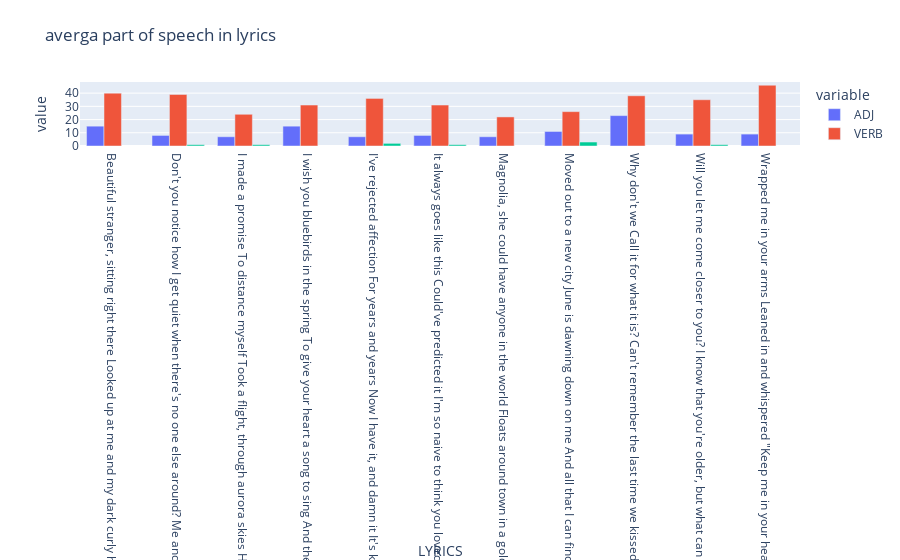

The cell this chart's notebook holds for it:
### Code cell
fig = px.bar(average_pos_df, x="LYRICS", y=["ADJ", 'VERB', "NUM"], title="averga part of speech in lyrics", barmode='group')
fig.show()

### Figure 1 — Plotly figure (JSON) as saved in the notebook; plotly's stock layout.template omitted (floating-point values rounded to 4 significant figures)
{"data": [{"alignmentgroup": "True", "hovertemplate": "variable=ADJ<br>LYRICS=%{x}<br>value=%{y}<extra></extra>", "legendgroup": "ADJ", "marker": {"color": "#636efa", "pattern": {"shape": ""}}, "name": "ADJ", "offsetgroup": "ADJ", "orientation": "v", "showlegend": true, "textposition": "auto", "type": "bar", "x": ["Beautiful stranger, sitting right there\nLooked up at me and my dark curly hair\nLooked back for a second, didn't want to be rude\nI tend to fall in love on the tube\nBeautiful stranger, sitting right there\nReading the newspaper, stuck to his chair\nI swore that he smiled and I felt my heart drop\nHeard the doors open, came to my stop\nWhat if I hadn't left the train\nAt Ladbroke Grove? Would I know his name?\nMaybe we would have exchanged a few words\nA fairytale moment could have occurred\nBut my beautiful stranger will have to remain\nA stranger until I see him again\nSee him again\nBeautiful stranger, catching my stare\nIt's fate we collided right then back there\nI wonder if he felt the same thing too\nInnocent crush on the morning commute\nWhat if I would've stayed on the train?\nDared to stand up and ask for his name?\nMaybe we would have exchanged a few words\nA fairytale moment could have occurred\nBut my beautiful stranger will have to remain\nA stranger until I see him again\nSee him again\nMy beautiful stranger will have to remain\nA love that came and left with this train\nMy beautiful stranger", "Don't you notice how\nI get quiet when there's no one else around?\nMe and you and awkward silence\nDon't you dare look at me that way\nI don't need reminders of how you don't feel the same\nOh, the burning pain\nListening to you harp on 'bout some new soulmate\n\"She's so perfect, \" blah, blah, blah\nOh, how I wish you'll wake up one day\nRun to me, confess your love, at least just let me say\nThat when I talk to you, oh, Cupid walks right through\nAnd shoots an arrow through my heart\nAnd I sound like a loon, but don't you feel it too?\nConfess I loved you from the start\nWhat's a girl to do?\nLying on my bed, staring into the blue\nUnrequited, terrifying\nLove is driving me a bit insane\nHave to get this off my chest\nI'm telling you today\nThat when I talk to you, oh, Cupid walks right through\nAnd shoots an arrow through my heart\nAnd I sound like a loon, but don't you feel it too?\nConfess I loved you from the start\nConfess I loved you\nJust thinking of you\nI know I've loved you from the start", "I made a promise\nTo distance myself\nTook a flight, through aurora skies\nHonestly, I didn't think about\nHow we didn't say goodbye\nJust see you very soon\nIt hurts to be something\nIt's worse to be nothing with you, mmm\nSo I didn't call you\nFor sixteen long days\nAnd I should get a cigarette\nFor so much restraint\nNo matter how long I resist temptation\nI will always lose\nIt hurts to be something\nIt's worse to be nothing with you\nI've done the math\nThere's no solution\nWe'll never last\nWhy can't I let go of this?\nSo I broke my promise\nI called you last night\nI shouldn't have, I wouldn't have\nIf it weren't for the sight of a boy\nWho looked just like you\nStanding out on Melrose Avenue\nIt hurts to be something\nIt's worse to be nothing with you, mmm\nIt hurts to be something\nIt's worse to be nothing with you", "I wish you bluebirds in the spring\nTo give your heart a song to sing\nAnd then a kiss, but more than this\nI wish you love\nAnd in July a lemonade\nTo cool you in some leafy glade\nI wish you health and more than wealth\nI wish you love\nMy breaking heart and I agree\nThat you and I could never be\nSo, with my best, my very best\nI set you free\nI wish you shelter from the storm\nA cozy fire to keep you warm\nBut most of all, when snowflakes fall\nI wish you love\nI wish you love, love\nLove, love\nMy breaking heart and I agree\nThat you and I could never be\nSo, with my best, my very best\nI set you free\nI wish you shelter from the storm\nA cozy fire to keep you warm\nBut most of all, when snowflakes fall\nBut most of all, when snowflakes fall\nI wish you love, love, love", "I've rejected affection\nFor years and years\nNow I have it, and damn it\nIt's kind of weird\nHe tells me I'm pretty\nDon't know how to respond\nI tell him that he's pretty too\nCan I say that? Don't have a clue\nWith every passing moment\nI surprise myself\nI'm scared of flies\nI'm scared of guys\nSomeone please help\n'Cause I think I've fallen\nIn love this time\nI blinked and suddenly, I had a valentine\n(Valentine)\nWhat if he's the last one I kiss?\nWhat if he's the only one I'll ever miss?\nMaybe I should run, I'm only 21\nI don't even know who I want to become\nI've lost all control of my heartbeat now\nGot caught in a romance with him somehow\nI still feel a shock through every bone\nWhen I hear an \"I love you\"\n'Cause now I've got someone to lose\nThe first one to ever like me back\nI'm seconds away from a heart attack\nHow the hell did I fall in love this time?\nAnd honestly, I can't believe I get to call you mine\nI blinked and suddenly, I had a valentine\n(Valentine)", "It always goes like this\nCould've predicted it\nI'm so naive to think you loved me for me\nKissed as I ran off stage\nToo old to play this game\nGuess you're still growing up at thirty\nOh\nWere you surprised by me\nWhen you took me home?\nWhen the glamor wore off\nReduced to skin and bone\nI can't even tell\nWho you want to know\nI'm a goddess on stage\nHuman when we're alone\nYou took a star to bed\nWoke up with me instead\nYou must have felt so damn deceived\nWhen you made up a version of\nMe that you thought you'd love\nBut I am not your Aphrodite\nOh\nWere you surprised by me\nWhen you took me home?\nWhen the glamor wore off\nReduced to skin and bone\nI can't even tell\nWho you want to know\nI'm a goddess on stage\nHuman when we're alone\nYou took me for a fool\nYou stole my youth\nYou wanted this so much\nYou watched me rise\nThen killed my light\nAnd now you know\nI'm not your fucking goddess\nOh, oh\nI'm no goddess when I'm alone", "Magnolia, she could have anyone in the world\nFloats around town in a golden gown\nBorn in a castle on a cloud\nMagnolia, prettiest girl that I know\nStars in her eyes, handpicked from the skies\nBeautiful soul\nHow can I compete with her?\nPerfection is the only word\nI think of when I think of Magnolia\nShe doesn't know that the world is turning just for her\nI wish I could be Magnolia\nOoh\nOh\nMagnolia, she can move oceans and rivers with ease\nA word from her lips, her sirens kiss\nWill send you straight into abyss\nMagnolia, I wish she'd give her secrets away\nEnchants everyone and I think it'd be fun\nTo be like her someday\nBut I cannot compete with her\nPerfection is the only word\nI think of when I think of Magnolia\nShe doesn't know that the world is turning just for her\nI wish I could be Magnolia\nMagnolia", "Moved out to a new city\nJune is dawning down on me\nAnd all that I can find\nA sickly romance in the air\nLovers stroll without a care in sight\nOoh, this can't be right\n'Cause the sun's engaged to the sky\nAnd my best friend's found a new guy\nI'm only getting older\nI've never had a shoulder to cry on\nSomeone to call mine\nEverybody's falling in love and I'm falling behind\nTouched the ocean, fell right in\nStepped outside and burned my skin\nMy life won't go my way\nBossa nova in my room\nHope that I'll find someone too to love\nBecause\nThe sun's engaged to the sky\nAnd my best friend's found a new guy\nI'm only getting older\nI've never had a shoulder to cry on\nSomeone to call mine\nEverybody's falling in love and I'm falling behind\nEverybody's falling in love\nEverybody's falling in love, oh\nEverybody's falling in love but me\n(One, two, three)", "Why don't we\nCall it for what it is?\nCan't remember the last time we kissed\nAnd it tickled my heart\nI think that it's best that we spend time apart\nI just yawn\nListening to you\nTalk about yourself again\nAnd again\nI'm bored\nBored of this love\nOh, I'm bored\nBored of this talk\nAnd maybe you're just way too vain to be interesting\nBaby, keep talkin' but nobody's listening\nDon't mean to walk out the door\nBut, baby, I'm bored\nBored\nDid you know (did you know)\nI wept in my room last night?\nBet you didn't know you make me cry\n'Cause you're so self-possessed\nCharming at first, but you've made me depressed\nSo I'm leaving in the morning\n'Cause I'm bored (bored)\nBored of this love, oh, I'm bored (bored)\nBored of this talk, and\nMaybe you're just way too plain to be interesting\nBaby, keep talkin' but nobody's listening\nDon't mean to walk out the door\nBut, baby, I'm bored (bored)\nYou followed me out and said, \"Darling, don't leave\"\nYour passionate monologue woke up the street\n\"I'll marry you someday, you're perfect for me\"\nI got in my car just to drown out your plea\n'Cause I'm bored (bored)\nBored of this love, oh, I'm bored (bored)\nBored of this talk, and\nMaybe you're just way too vain to be interesting\nBaby, keep talkin' but nobody's listening\nDon't mean to walk out the door\nBut, baby, I'm bored, oh", "Will you let me come closer to you?\nI know that you're older, but what can I do?\nI leave in the morning, I'll forget that I am surely falling (ah-ah)\nGrew up in a case of fragile glass\nBut hammer away, it's time to crash\nAnd as it shatters, let me shatter into you\nThe soft candle glow\nThe music so slow\nYour skin on my skin\nThe room is spinning\nNerve on my bone\nI'm shaking, oh no\nI'm talking though, I shouldn't be\nI've lost all sensibility\nOoh-ooh-ooh-ooh-ooh\nI've never been so fragile\nOoh-ooh, ooh-ooh, ha-ah-ah\nIt's been a year and 40 days\nSince you picked me up and swept me away\nI wanted to run with you into the midnight sun with you\nNow I sit around and rust in rain\nTurn into dust as I just wait\nFor someone to hold me like you did that night, I still remember\nThe soft candle glow\nThe music so slow\nYour skin on my skin\nThe room kept spinning\n'Round, I'm alone\nNew town, on my own\nI'm missing you, I shouldn't be\nI've lost all sensibility\nOoh-ooh-ooh-ooh-ooh\nI've never been so fragile\nFragile", "Wrapped me in your arms\nLeaned in and whispered\n\"Keep me in your heart\"\nI'm so bewildered\nWhat's this new desire called?\nI didn't know that much at all 'bout love before\nBut now, I think I'm learning\nYou bewitched me\nFrom the first time that you kissed me\nWaited all night\nThen we ran down the street in the late London light\nThe world froze around us, you kissed me good night\nYou bewitch me\nEvery damn second you're with me\nI try to think straight\nBut I'm falling so badly, I'm coming apart\nYou wrote me a note, cast a spell on my heart\nAnd bewitched me\nBewitched me\nYou're not even gone\nI already miss you\nWhat's going on?\nI've never been through\nThis all-consuming fire fuming\nCursing at the moon and losing all control and crying\n'Cause I think I'm falling\nYou bewitched me\nFrom the first time that you kissed me\nWaited all night\nThen we ran down the street in the late London light"], "xaxis": "x", "y": [15, 8, 7, 15, 7, 8, 7, 11, 23, 9, 9], "yaxis": "y"}, {"alignmentgroup": "True", "hovertemplate": "variable=VERB<br>LYRICS=%{x}<br>value=%{y}<extra></extra>", "legendgroup": "VERB", "marker": {"color": "#EF553B", "pattern": {"shape": ""}}, "name": "VERB", "offsetgroup": "VERB", "orientation": "v", "showlegend": true, "textposition": "auto", "type": "bar", "x": ["Beautiful stranger, sitting right there\nLooked up at me and my dark curly hair\nLooked back for a second, didn't want to be rude\nI tend to fall in love on the tube\nBeautiful stranger, sitting right there\nReading the newspaper, stuck to his chair\nI swore that he smiled and I felt my heart drop\nHeard the doors open, came to my stop\nWhat if I hadn't left the train\nAt Ladbroke Grove? Would I know his name?\nMaybe we would have exchanged a few words\nA fairytale moment could have occurred\nBut my beautiful stranger will have to remain\nA stranger until I see him again\nSee him again\nBeautiful stranger, catching my stare\nIt's fate we collided right then back there\nI wonder if he felt the same thing too\nInnocent crush on the morning commute\nWhat if I would've stayed on the train?\nDared to stand up and ask for his name?\nMaybe we would have exchanged a few words\nA fairytale moment could have occurred\nBut my beautiful stranger will have to remain\nA stranger until I see him again\nSee him again\nMy beautiful stranger will have to remain\nA love that came and left with this train\nMy beautiful stranger", "Don't you notice how\nI get quiet when there's no one else around?\nMe and you and awkward silence\nDon't you dare look at me that way\nI don't need reminders of how you don't feel the same\nOh, the burning pain\nListening to you harp on 'bout some new soulmate\n\"She's so perfect, \" blah, blah, blah\nOh, how I wish you'll wake up one day\nRun to me, confess your love, at least just let me say\nThat when I talk to you, oh, Cupid walks right through\nAnd shoots an arrow through my heart\nAnd I sound like a loon, but don't you feel it too?\nConfess I loved you from the start\nWhat's a girl to do?\nLying on my bed, staring into the blue\nUnrequited, terrifying\nLove is driving me a bit insane\nHave to get this off my chest\nI'm telling you today\nThat when I talk to you, oh, Cupid walks right through\nAnd shoots an arrow through my heart\nAnd I sound like a loon, but don't you feel it too?\nConfess I loved you from the start\nConfess I loved you\nJust thinking of you\nI know I've loved you from the start", "I made a promise\nTo distance myself\nTook a flight, through aurora skies\nHonestly, I didn't think about\nHow we didn't say goodbye\nJust see you very soon\nIt hurts to be something\nIt's worse to be nothing with you, mmm\nSo I didn't call you\nFor sixteen long days\nAnd I should get a cigarette\nFor so much restraint\nNo matter how long I resist temptation\nI will always lose\nIt hurts to be something\nIt's worse to be nothing with you\nI've done the math\nThere's no solution\nWe'll never last\nWhy can't I let go of this?\nSo I broke my promise\nI called you last night\nI shouldn't have, I wouldn't have\nIf it weren't for the sight of a boy\nWho looked just like you\nStanding out on Melrose Avenue\nIt hurts to be something\nIt's worse to be nothing with you, mmm\nIt hurts to be something\nIt's worse to be nothing with you", "I wish you bluebirds in the spring\nTo give your heart a song to sing\nAnd then a kiss, but more than this\nI wish you love\nAnd in July a lemonade\nTo cool you in some leafy glade\nI wish you health and more than wealth\nI wish you love\nMy breaking heart and I agree\nThat you and I could never be\nSo, with my best, my very best\nI set you free\nI wish you shelter from the storm\nA cozy fire to keep you warm\nBut most of all, when snowflakes fall\nI wish you love\nI wish you love, love\nLove, love\nMy breaking heart and I agree\nThat you and I could never be\nSo, with my best, my very best\nI set you free\nI wish you shelter from the storm\nA cozy fire to keep you warm\nBut most of all, when snowflakes fall\nBut most of all, when snowflakes fall\nI wish you love, love, love", "I've rejected affection\nFor years and years\nNow I have it, and damn it\nIt's kind of weird\nHe tells me I'm pretty\nDon't know how to respond\nI tell him that he's pretty too\nCan I say that? Don't have a clue\nWith every passing moment\nI surprise myself\nI'm scared of flies\nI'm scared of guys\nSomeone please help\n'Cause I think I've fallen\nIn love this time\nI blinked and suddenly, I had a valentine\n(Valentine)\nWhat if he's the last one I kiss?\nWhat if he's the only one I'll ever miss?\nMaybe I should run, I'm only 21\nI don't even know who I want to become\nI've lost all control of my heartbeat now\nGot caught in a romance with him somehow\nI still feel a shock through every bone\nWhen I hear an \"I love you\"\n'Cause now I've got someone to lose\nThe first one to ever like me back\nI'm seconds away from a heart attack\nHow the hell did I fall in love this time?\nAnd honestly, I can't believe I get to call you mine\nI blinked and suddenly, I had a valentine\n(Valentine)", "It always goes like this\nCould've predicted it\nI'm so naive to think you loved me for me\nKissed as I ran off stage\nToo old to play this game\nGuess you're still growing up at thirty\nOh\nWere you surprised by me\nWhen you took me home?\nWhen the glamor wore off\nReduced to skin and bone\nI can't even tell\nWho you want to know\nI'm a goddess on stage\nHuman when we're alone\nYou took a star to bed\nWoke up with me instead\nYou must have felt so damn deceived\nWhen you made up a version of\nMe that you thought you'd love\nBut I am not your Aphrodite\nOh\nWere you surprised by me\nWhen you took me home?\nWhen the glamor wore off\nReduced to skin and bone\nI can't even tell\nWho you want to know\nI'm a goddess on stage\nHuman when we're alone\nYou took me for a fool\nYou stole my youth\nYou wanted this so much\nYou watched me rise\nThen killed my light\nAnd now you know\nI'm not your fucking goddess\nOh, oh\nI'm no goddess when I'm alone", "Magnolia, she could have anyone in the world\nFloats around town in a golden gown\nBorn in a castle on a cloud\nMagnolia, prettiest girl that I know\nStars in her eyes, handpicked from the skies\nBeautiful soul\nHow can I compete with her?\nPerfection is the only word\nI think of when I think of Magnolia\nShe doesn't know that the world is turning just for her\nI wish I could be Magnolia\nOoh\nOh\nMagnolia, she can move oceans and rivers with ease\nA word from her lips, her sirens kiss\nWill send you straight into abyss\nMagnolia, I wish she'd give her secrets away\nEnchants everyone and I think it'd be fun\nTo be like her someday\nBut I cannot compete with her\nPerfection is the only word\nI think of when I think of Magnolia\nShe doesn't know that the world is turning just for her\nI wish I could be Magnolia\nMagnolia", "Moved out to a new city\nJune is dawning down on me\nAnd all that I can find\nA sickly romance in the air\nLovers stroll without a care in sight\nOoh, this can't be right\n'Cause the sun's engaged to the sky\nAnd my best friend's found a new guy\nI'm only getting older\nI've never had a shoulder to cry on\nSomeone to call mine\nEverybody's falling in love and I'm falling behind\nTouched the ocean, fell right in\nStepped outside and burned my skin\nMy life won't go my way\nBossa nova in my room\nHope that I'll find someone too to love\nBecause\nThe sun's engaged to the sky\nAnd my best friend's found a new guy\nI'm only getting older\nI've never had a shoulder to cry on\nSomeone to call mine\nEverybody's falling in love and I'm falling behind\nEverybody's falling in love\nEverybody's falling in love, oh\nEverybody's falling in love but me\n(One, two, three)", "Why don't we\nCall it for what it is?\nCan't remember the last time we kissed\nAnd it tickled my heart\nI think that it's best that we spend time apart\nI just yawn\nListening to you\nTalk about yourself again\nAnd again\nI'm bored\nBored of this love\nOh, I'm bored\nBored of this talk\nAnd maybe you're just way too vain to be interesting\nBaby, keep talkin' but nobody's listening\nDon't mean to walk out the door\nBut, baby, I'm bored\nBored\nDid you know (did you know)\nI wept in my room last night?\nBet you didn't know you make me cry\n'Cause you're so self-possessed\nCharming at first, but you've made me depressed\nSo I'm leaving in the morning\n'Cause I'm bored (bored)\nBored of this love, oh, I'm bored (bored)\nBored of this talk, and\nMaybe you're just way too plain to be interesting\nBaby, keep talkin' but nobody's listening\nDon't mean to walk out the door\nBut, baby, I'm bored (bored)\nYou followed me out and said, \"Darling, don't leave\"\nYour passionate monologue woke up the street\n\"I'll marry you someday, you're perfect for me\"\nI got in my car just to drown out your plea\n'Cause I'm bored (bored)\nBored of this love, oh, I'm bored (bored)\nBored of this talk, and\nMaybe you're just way too vain to be interesting\nBaby, keep talkin' but nobody's listening\nDon't mean to walk out the door\nBut, baby, I'm bored, oh", "Will you let me come closer to you?\nI know that you're older, but what can I do?\nI leave in the morning, I'll forget that I am surely falling (ah-ah)\nGrew up in a case of fragile glass\nBut hammer away, it's time to crash\nAnd as it shatters, let me shatter into you\nThe soft candle glow\nThe music so slow\nYour skin on my skin\nThe room is spinning\nNerve on my bone\nI'm shaking, oh no\nI'm talking though, I shouldn't be\nI've lost all sensibility\nOoh-ooh-ooh-ooh-ooh\nI've never been so fragile\nOoh-ooh, ooh-ooh, ha-ah-ah\nIt's been a year and 40 days\nSince you picked me up and swept me away\nI wanted to run with you into the midnight sun with you\nNow I sit around and rust in rain\nTurn into dust as I just wait\nFor someone to hold me like you did that night, I still remember\nThe soft candle glow\nThe music so slow\nYour skin on my skin\nThe room kept spinning\n'Round, I'm alone\nNew town, on my own\nI'm missing you, I shouldn't be\nI've lost all sensibility\nOoh-ooh-ooh-ooh-ooh\nI've never been so fragile\nFragile", "Wrapped me in your arms\nLeaned in and whispered\n\"Keep me in your heart\"\nI'm so bewildered\nWhat's this new desire called?\nI didn't know that much at all 'bout love before\nBut now, I think I'm learning\nYou bewitched me\nFrom the first time that you kissed me\nWaited all night\nThen we ran down the street in the late London light\nThe world froze around us, you kissed me good night\nYou bewitch me\nEvery damn second you're with me\nI try to think straight\nBut I'm falling so badly, I'm coming apart\nYou wrote me a note, cast a spell on my heart\nAnd bewitched me\nBewitched me\nYou're not even gone\nI already miss you\nWhat's going on?\nI've never been through\nThis all-consuming fire fuming\nCursing at the moon and losing all control and crying\n'Cause I think I'm falling\nYou bewitched me\nFrom the first time that you kissed me\nWaited all night\nThen we ran down the street in the late London light"], "xaxis": "x", "y": [40, 39, 24, 31, 36, 31, 22, 26, 38, 35, 46], "yaxis": "y"}, {"alignmentgroup": "True", "hovertemplate": "variable=NUM<br>LYRICS=%{x}<br>value=%{y}<extra></extra>", "legendgroup": "NUM", "marker": {"color": "#00cc96", "pattern": {"shape": ""}}, "name": "NUM", "offsetgroup": "NUM", "orientation": "v", "showlegend": true, "textposition": "auto", "type": "bar", "x": ["Beautiful stranger, sitting right there\nLooked up at me and my dark curly hair\nLooked back for a second, didn't want to be rude\nI tend to fall in love on the tube\nBeautiful stranger, sitting right there\nReading the newspaper, stuck to his chair\nI swore that he smiled and I felt my heart drop\nHeard the doors open, came to my stop\nWhat if I hadn't left the train\nAt Ladbroke Grove? Would I know his name?\nMaybe we would have exchanged a few words\nA fairytale moment could have occurred\nBut my beautiful stranger will have to remain\nA stranger until I see him again\nSee him again\nBeautiful stranger, catching my stare\nIt's fate we collided right then back there\nI wonder if he felt the same thing too\nInnocent crush on the morning commute\nWhat if I would've stayed on the train?\nDared to stand up and ask for his name?\nMaybe we would have exchanged a few words\nA fairytale moment could have occurred\nBut my beautiful stranger will have to remain\nA stranger until I see him again\nSee him again\nMy beautiful stranger will have to remain\nA love that came and left with this train\nMy beautiful stranger", "Don't you notice how\nI get quiet when there's no one else around?\nMe and you and awkward silence\nDon't you dare look at me that way\nI don't need reminders of how you don't feel the same\nOh, the burning pain\nListening to you harp on 'bout some new soulmate\n\"She's so perfect, \" blah, blah, blah\nOh, how I wish you'll wake up one day\nRun to me, confess your love, at least just let me say\nThat when I talk to you, oh, Cupid walks right through\nAnd shoots an arrow through my heart\nAnd I sound like a loon, but don't you feel it too?\nConfess I loved you from the start\nWhat's a girl to do?\nLying on my bed, staring into the blue\nUnrequited, terrifying\nLove is driving me a bit insane\nHave to get this off my chest\nI'm telling you today\nThat when I talk to you, oh, Cupid walks right through\nAnd shoots an arrow through my heart\nAnd I sound like a loon, but don't you feel it too?\nConfess I loved you from the start\nConfess I loved you\nJust thinking of you\nI know I've loved you from the start", "I made a promise\nTo distance myself\nTook a flight, through aurora skies\nHonestly, I didn't think about\nHow we didn't say goodbye\nJust see you very soon\nIt hurts to be something\nIt's worse to be nothing with you, mmm\nSo I didn't call you\nFor sixteen long days\nAnd I should get a cigarette\nFor so much restraint\nNo matter how long I resist temptation\nI will always lose\nIt hurts to be something\nIt's worse to be nothing with you\nI've done the math\nThere's no solution\nWe'll never last\nWhy can't I let go of this?\nSo I broke my promise\nI called you last night\nI shouldn't have, I wouldn't have\nIf it weren't for the sight of a boy\nWho looked just like you\nStanding out on Melrose Avenue\nIt hurts to be something\nIt's worse to be nothing with you, mmm\nIt hurts to be something\nIt's worse to be nothing with you", "I wish you bluebirds in the spring\nTo give your heart a song to sing\nAnd then a kiss, but more than this\nI wish you love\nAnd in July a lemonade\nTo cool you in some leafy glade\nI wish you health and more than wealth\nI wish you love\nMy breaking heart and I agree\nThat you and I could never be\nSo, with my best, my very best\nI set you free\nI wish you shelter from the storm\nA cozy fire to keep you warm\nBut most of all, when snowflakes fall\nI wish you love\nI wish you love, love\nLove, love\nMy breaking heart and I agree\nThat you and I could never be\nSo, with my best, my very best\nI set you free\nI wish you shelter from the storm\nA cozy fire to keep you warm\nBut most of all, when snowflakes fall\nBut most of all, when snowflakes fall\nI wish you love, love, love", "I've rejected affection\nFor years and years\nNow I have it, and damn it\nIt's kind of weird\nHe tells me I'm pretty\nDon't know how to respond\nI tell him that he's pretty too\nCan I say that? Don't have a clue\nWith every passing moment\nI surprise myself\nI'm scared of flies\nI'm scared of guys\nSomeone please help\n'Cause I think I've fallen\nIn love this time\nI blinked and suddenly, I had a valentine\n(Valentine)\nWhat if he's the last one I kiss?\nWhat if he's the only one I'll ever miss?\nMaybe I should run, I'm only 21\nI don't even know who I want to become\nI've lost all control of my heartbeat now\nGot caught in a romance with him somehow\nI still feel a shock through every bone\nWhen I hear an \"I love you\"\n'Cause now I've got someone to lose\nThe first one to ever like me back\nI'm seconds away from a heart attack\nHow the hell did I fall in love this time?\nAnd honestly, I can't believe I get to call you mine\nI blinked and suddenly, I had a valentine\n(Valentine)", "It always goes like this\nCould've predicted it\nI'm so naive to think you loved me for me\nKissed as I ran off stage\nToo old to play this game\nGuess you're still growing up at thirty\nOh\nWere you surprised by me\nWhen you took me home?\nWhen the glamor wore off\nReduced to skin and bone\nI can't even tell\nWho you want to know\nI'm a goddess on stage\nHuman when we're alone\nYou took a star to bed\nWoke up with me instead\nYou must have felt so damn deceived\nWhen you made up a version of\nMe that you thought you'd love\nBut I am not your Aphrodite\nOh\nWere you surprised by me\nWhen you took me home?\nWhen the glamor wore off\nReduced to skin and bone\nI can't even tell\nWho you want to know\nI'm a goddess on stage\nHuman when we're alone\nYou took me for a fool\nYou stole my youth\nYou wanted this so much\nYou watched me rise\nThen killed my light\nAnd now you know\nI'm not your fucking goddess\nOh, oh\nI'm no goddess when I'm alone", "Magnolia, she could have anyone in the world\nFloats around town in a golden gown\nBorn in a castle on a cloud\nMagnolia, prettiest girl that I know\nStars in her eyes, handpicked from the skies\nBeautiful soul\nHow can I compete with her?\nPerfection is the only word\nI think of when I think of Magnolia\nShe doesn't know that the world is turning just for her\nI wish I could be Magnolia\nOoh\nOh\nMagnolia, she can move oceans and rivers with ease\nA word from her lips, her sirens kiss\nWill send you straight into abyss\nMagnolia, I wish she'd give her secrets away\nEnchants everyone and I think it'd be fun\nTo be like her someday\nBut I cannot compete with her\nPerfection is the only word\nI think of when I think of Magnolia\nShe doesn't know that the world is turning just for her\nI wish I could be Magnolia\nMagnolia", "Moved out to a new city\nJune is dawning down on me\nAnd all that I can find\nA sickly romance in the air\nLovers stroll without a care in sight\nOoh, this can't be right\n'Cause the sun's engaged to the sky\nAnd my best friend's found a new guy\nI'm only getting older\nI've never had a shoulder to cry on\nSomeone to call mine\nEverybody's falling in love and I'm falling behind\nTouched the ocean, fell right in\nStepped outside and burned my skin\nMy life won't go my way\nBossa nova in my room\nHope that I'll find someone too to love\nBecause\nThe sun's engaged to the sky\nAnd my best friend's found a new guy\nI'm only getting older\nI've never had a shoulder to cry on\nSomeone to call mine\nEverybody's falling in love and I'm falling behind\nEverybody's falling in love\nEverybody's falling in love, oh\nEverybody's falling in love but me\n(One, two, three)", "Why don't we\nCall it for what it is?\nCan't remember the last time we kissed\nAnd it tickled my heart\nI think that it's best that we spend time apart\nI just yawn\nListening to you\nTalk about yourself again\nAnd again\nI'm bored\nBored of this love\nOh, I'm bored\nBored of this talk\nAnd maybe you're just way too vain to be interesting\nBaby, keep talkin' but nobody's listening\nDon't mean to walk out the door\nBut, baby, I'm bored\nBored\nDid you know (did you know)\nI wept in my room last night?\nBet you didn't know you make me cry\n'Cause you're so self-possessed\nCharming at first, but you've made me depressed\nSo I'm leaving in the morning\n'Cause I'm bored (bored)\nBored of this love, oh, I'm bored (bored)\nBored of this talk, and\nMaybe you're just way too plain to be interesting\nBaby, keep talkin' but nobody's listening\nDon't mean to walk out the door\nBut, baby, I'm bored (bored)\nYou followed me out and said, \"Darling, don't leave\"\nYour passionate monologue woke up the street\n\"I'll marry you someday, you're perfect for me\"\nI got in my car just to drown out your plea\n'Cause I'm bored (bored)\nBored of this love, oh, I'm bored (bored)\nBored of this talk, and\nMaybe you're just way too vain to be interesting\nBaby, keep talkin' but nobody's listening\nDon't mean to walk out the door\nBut, baby, I'm bored, oh", "Will you let me come closer to you?\nI know that you're older, but what can I do?\nI leave in the morning, I'll forget that I am surely falling (ah-ah)\nGrew up in a case of fragile glass\nBut hammer away, it's time to crash\nAnd as it shatters, let me shatter into you\nThe soft candle glow\nThe music so slow\nYour skin on my skin\nThe room is spinning\nNerve on my bone\nI'm shaking, oh no\nI'm talking though, I shouldn't be\nI've lost all sensibility\nOoh-ooh-ooh-ooh-ooh\nI've never been so fragile\nOoh-ooh, ooh-ooh, ha-ah-ah\nIt's been a year and 40 days\nSince you picked me up and swept me away\nI wanted to run with you into the midnight sun with you\nNow I sit around and rust in rain\nTurn into dust as I just wait\nFor someone to hold me like you did that night, I still remember\nThe soft candle glow\nThe music so slow\nYour skin on my skin\nThe room kept spinning\n'Round, I'm alone\nNew town, on my own\nI'm missing you, I shouldn't be\nI've lost all sensibility\nOoh-ooh-ooh-ooh-ooh\nI've never been so fragile\nFragile", "Wrapped me in your arms\nLeaned in and whispered\n\"Keep me in your heart\"\nI'm so bewildered\nWhat's this new desire called?\nI didn't know that much at all 'bout love before\nBut now, I think I'm learning\nYou bewitched me\nFrom the first time that you kissed me\nWaited all night\nThen we ran down the street in the late London light\nThe world froze around us, you kissed me good night\nYou bewitch me\nEvery damn second you're with me\nI try to think straight\nBut I'm falling so badly, I'm coming apart\nYou wrote me a note, cast a spell on my heart\nAnd bewitched me\nBewitched me\nYou're not even gone\nI already miss you\nWhat's going on?\nI've never been through\nThis all-consuming fire fuming\nCursing at the moon and losing all control and crying\n'Cause I think I'm falling\nYou bewitched me\nFrom the first time that you kissed me\nWaited all night\nThen we ran down the street in the late London light"], "xaxis": "x", "y": [null, 1, 1, null, 2, 1, null, 3, null, 1, null], "yaxis": "y"}], "layout": {"autosize": true, "barmode": "group", "legend": {"title": {"text": "variable"}, "tracegroupgap": 0}, "title": {"text": "averga part of speech in lyrics"}, "xaxis": {"anchor": "y", "autorange": true, "domain": [0, 1], "range": [-0.5, 10.5], "title": {"text": "LYRICS"}, "type": "category"}, "yaxis": {"anchor": "x", "autorange": true, "domain": [0, 1], "range": [0, 48.42], "title": {"text": "value"}, "type": "linear"}}}
